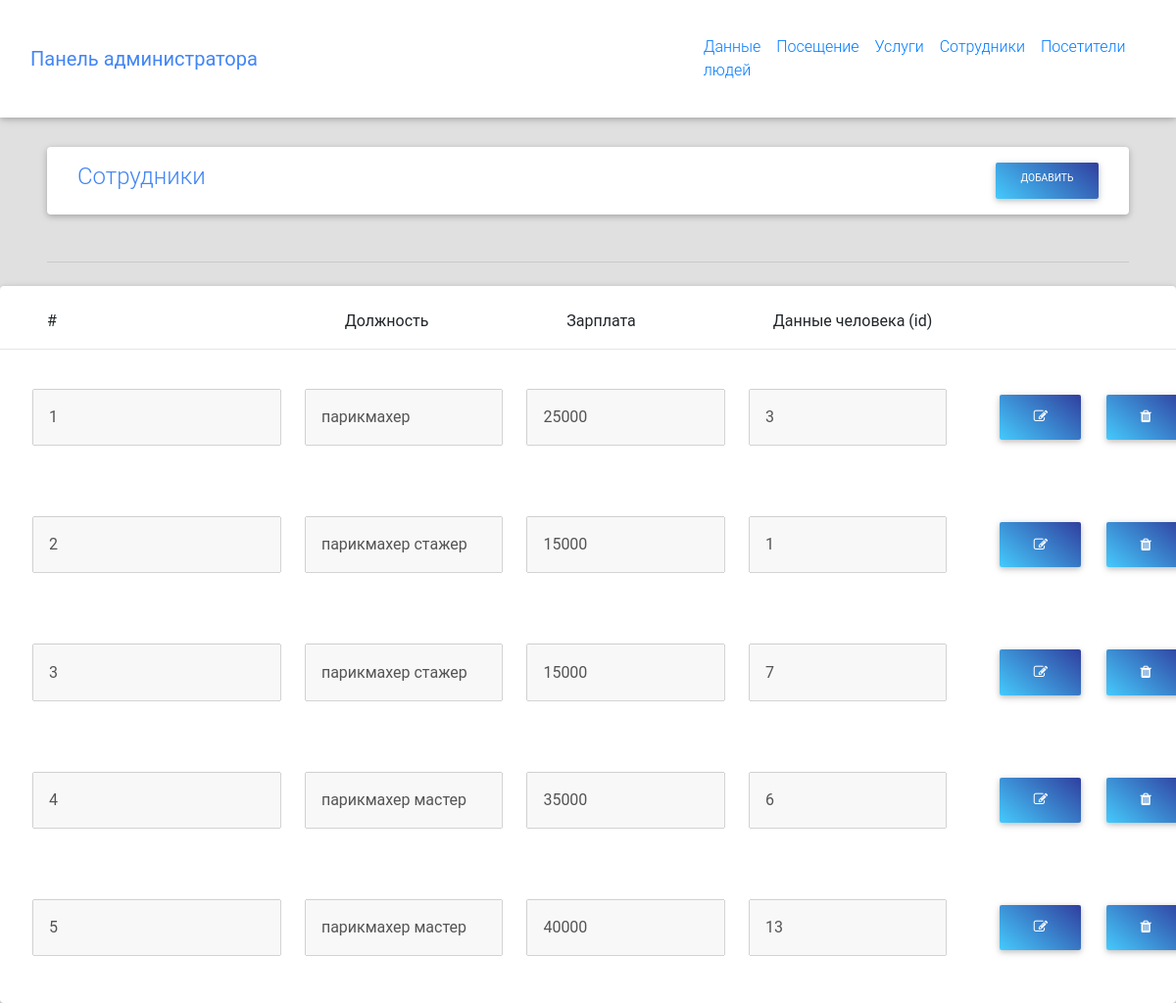
Page /staff.php on the committed database.
### tables this page shows
CREATE TABLE `staff` (
  `id_staff` int(11) NOT NULL,
  `position` text NOT NULL,
  `salary` int(11) NOT NULL,
  `data_person_id` int(11) NOT NULL
);

### php/dbClass.php (called while the page is built, shortened)
<?php
class DBConnection
{
	protected $conn;
	protected $defaults = [
		'host' => 'localhost',
		'user' => 'root',
		'pass' => '',
		'db' => 'barbershop',
		'charset' => 'utf8',
	];
	public function __construct()
	{
		$opt = [];
		$opt = array_merge($this->defaults, $opt);
		$this->conn = new mysqli($opt['host'], $opt['user'], $opt['pass'], $opt['db']);
		$this->conn->set_charset($opt['charset']);
	}
	public function makeUnpreparedQuery($myQuery)
	{
		$q=$this->conn->query($myQuery);
		if($q) return $q;
		else return null;
	}
	public function fetch($result)
	{
 		return  $result->fetch_all($mode  = self::FETCH_MODE);
	}
}

### staff.php (the view, shortened to what this page needs)
<?php
	include "index.php";
?>
	<div id="staff" class="card mr-5 ml-5 mb-5" style="margin-top: 150px">
		<div class=" max-lg-5">
			<div class="container-fluid pt-3">
				<div class="d-flex justify-content-end border=buttom border-primary pb-3">
					<h4 class="mr-auto text-primary pl-3">Сотрудники</h4>
					<buttom class="btn blue-gradient btn-sm my-0 p w-0 mr-3 btn_creat">Добавить</buttom>
				</div>
			</div>
		</div>
	</div>
	<hr class="hr ml-5 mr-5 mb-4 blue-gradient ">
	<div id="person" class="card">
		<div class="row  mr-0 pt-4">
			<div class="item ml-5 col-md-3">#</div>
			<div class="item col-md-2">Должность</div>
			<div class="item col-md-2 ml-4">Зарплата</div>
			<div class="item col-md-4 ml-2">Данные человека (id)</div>
		</div>
		<hr>
			<?php
                  $query = "SELECT * FROM staff";
                  $queryResult = $connect->makeUnpreparedQuery($query);
                  $data = $connect->fetch($queryResult);
                  for($i = 0, $count = sizeof($data); $i < $count; $i++)
                  {
                  	echo "
                  	<div class='row person input pt-4 pb-5 mr-0'>
						<input class='item col-md ml-5 id_id' type='text' placeholder='#' value='{$data[$i]['id_staff']}'>
						<input class='item col-md-2 ml-4 ' type='text' placeholder='Должность' value='{$data[$i]['position']}'>
						<input class='item col-md-2 ml-4 ' type='text' placeholder='Зарплата' value='{$data[$i]['salary']}'>
						<input class='item col-md-2 ml-4 ' type='text' placeholder='Данные человека' value='{$data[$i]['data_person_id']}'>
						<div class='row ml-5 int'>
							<div class='show'>
								<button class='btn_change_edit border-primary blue-gradient btn ty'>
									<i class='fa fa-edit'></i>
								</button>
								<button class='btn_delate ml-3 border-primary blue-gradient btn ty'>
									<i class='fa fa-trash'></i>
								</button>
							</div>
							<div class='hide'>
								<button class='btn_change_check border-primary blue-gradient btn ty'>
									<i class='fa fa-check'></i>
								</button>
								<button class='btn_delate_close ml-3 border-primary blue-gradient btn ty'>
									<i class='fa fa-close'></i>
								</button>
							</div>
						</div>
					</div>
                  	";
                  }
                 ?>
		</div>
<?php
	include "footer.php";
?>

### css/style.css (style rules this page uses)
body { color:#000; }

### rows in the picture
staff: id_staff "1", position "парикмахер", salary "25000", data_person "3"
staff: id_staff "2", position "парикмахер стажер", salary "15000", data_person "1"
staff: id_staff "3", position "парикмахер стажер", salary "15000", data_person "7"
staff: id_staff "4", position "парикмахер мастер", salary "35000", data_person "6"
staff: id_staff "5", position "парикмахер мастер", salary "40000", data_person "13"
